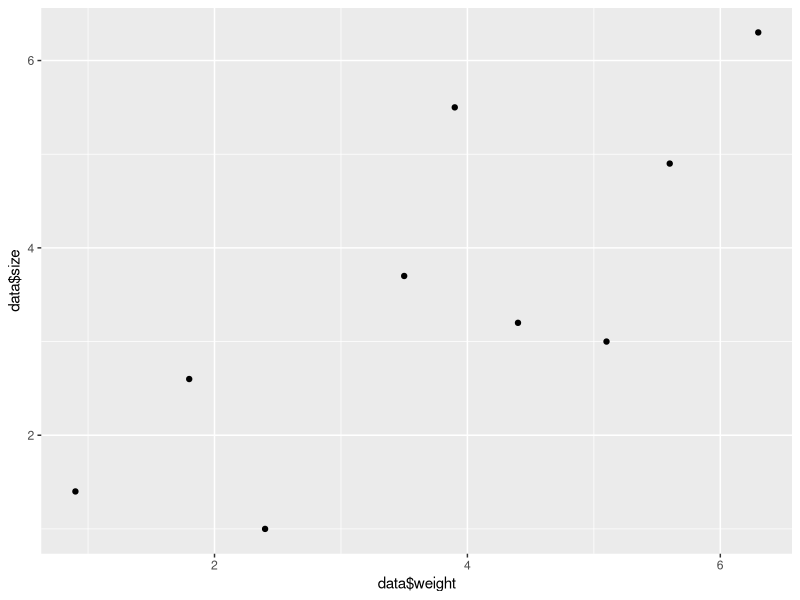
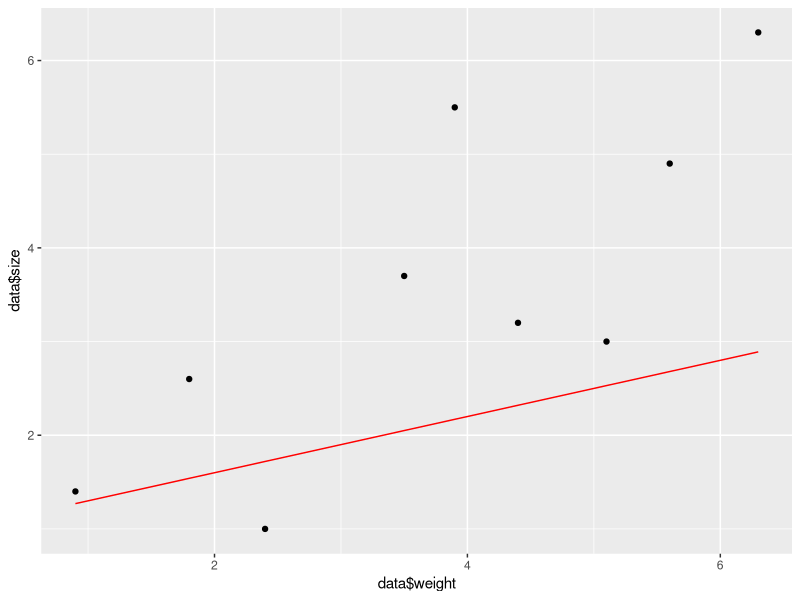
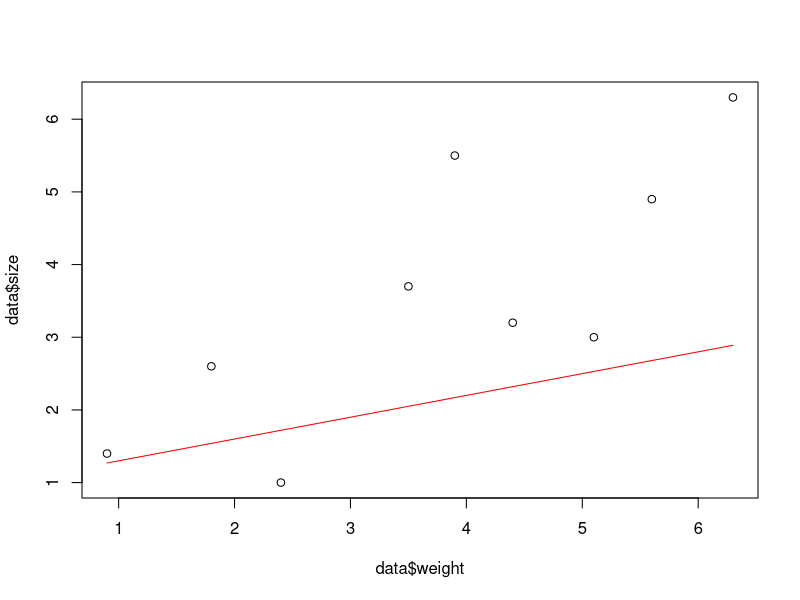
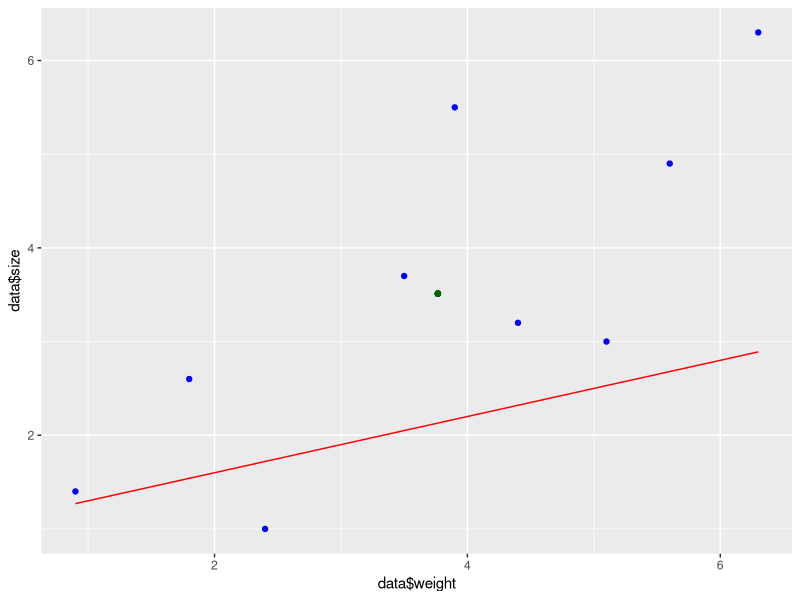
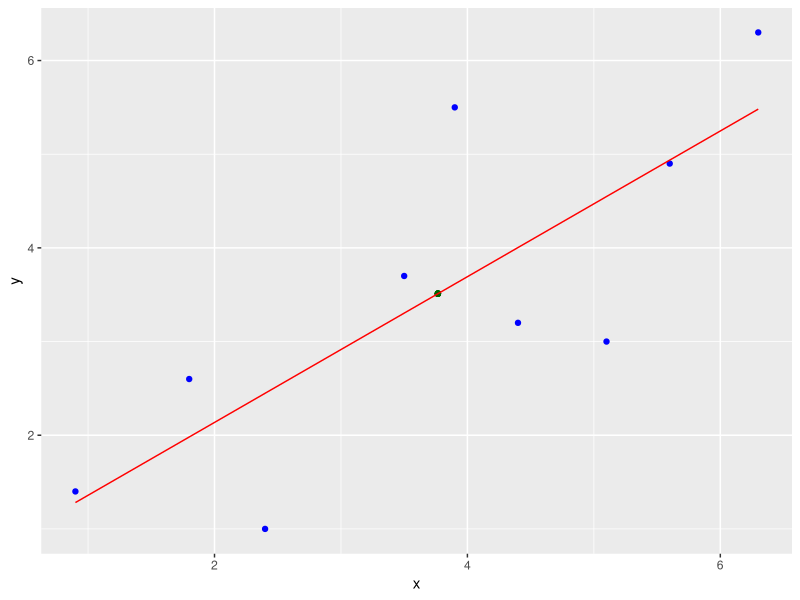
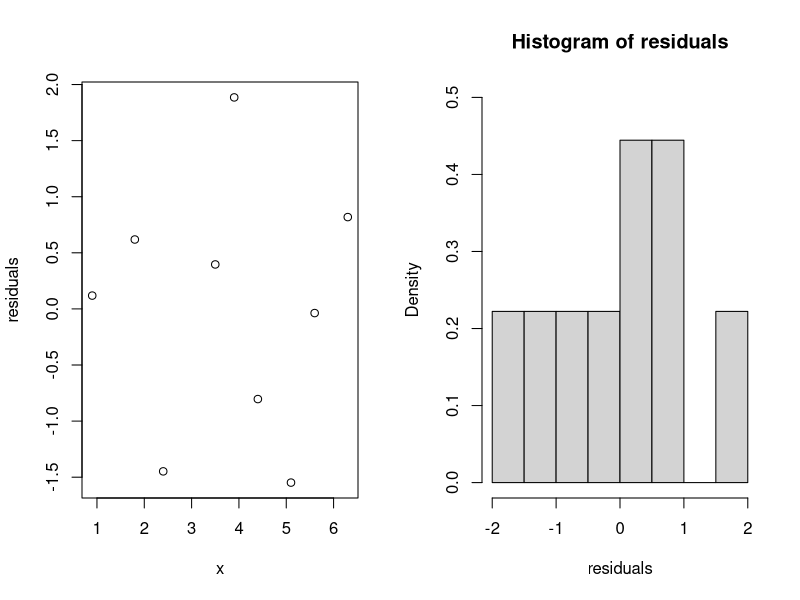

Write R code to recreate these figures, in order.
#Sales, Salary, Height

data = data.frame(weight = c(0.9,1.8,2.4,3.5,3.9,4.4,5.1,5.6,6.3),
                  size = c(1.4,2.6,1.0,3.7,5.5,3.2,3.0,4.9,6.3))
data
head(data)

require(ggplot2)
ggplot(data) + aes(data$weight , data$size) + geom_point()

#Create a linear Line on given Data
# y = b0 + b1 * x
b0 = 1
b1 = 0.3
xt = as.vector(data$weight)
yt = b0 + b1 * xt
yt
ggplot(data) + aes(data$weight , data$size) + geom_point() +
  geom_line(aes(xt,yt) , col="red")


plot(data$weight , data$size)
lines(xt,yt,col='red')

#Create a best fit linear line
#least square method :- best fit line on a given data passes through the mean value
mean_x = mean(data$weight)
mean_x
mean_y = mean(data$size)
mean_y
ggplot(data , aes(data$weight , data$size)) + 
  geom_point(col="blue") + geom_point(aes(mean_x,mean_y) , col="darkgreen") + 
  geom_line(aes(xt,yt) , col="red")


#least square method
#b1 = sum((x-mean_x) * (y-mean_y)) / sum(x-mean_x)^2
#b0 = mean_y - b1 * mean_x
x = as.vector(data$weight)
mean_x = mean(data$weight)
y = as.vector(data$size)
mean_y = mean(data$size)

b1 = sum((x-mean_x) * (y-mean_y)) / sum((x-mean_x)^2)
b1
b0 = mean_y - b1 * mean_x
b0

#using least square method we calculated the feature of best fit line over given data
#i,e. value of slope and intercept
#using calculate slope and intercept we prepared a linear line as yt=b0+b1*x
yt = b0 + b1 * x    #best fit line calculated from derived value of intercept(b0) and coef(b1) using least square method

ggplot(data , aes(x , y)) + 
  geom_point(col="blue") + geom_point(aes(mean_x,mean_y) , col="darkgreen") + 
  geom_line(aes(x,yt) , col="red")

#Making a prediction of size using linear model created with known value of weight
wt = 4.5
sz = b0 + b1 * wt
sz

#Residuals
residuals = y - yt
residuals

par(mfrow=c(1,2))
plot(x,residuals)
hist(residuals , probability = T , ylim=c(0,0.5))

#residual :- identically normally distributed
mean(residuals)

#mean absolute error
mae = mean(abs(y - yt))
mae

#mean squared error
mse = mean((y - yt)^2)
mse

#root mean squared error
rmse = sqrt(mean((y - yt)^2))
rmse


